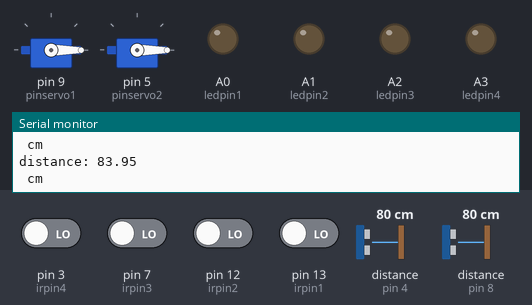
The sketch below on a simulated Arduino Uno, built with avr-gcc and run on an emulated ATmega328P. Parts: 2 × servo, output pins drawn as LEDs (lit = HIGH), the last lines printed to the serial monitor. Wiring (inferred from the names in the program): ultrasonic range finder: trigger pin 10; echo pin 8. The test bench sets the inputs (shaded band); at power-on: pin 3 (irpin4), pin 7 (irpin3), pin 12 (irpin2), pin 13 (irpin1) LOW, distance to the obstacle (sensors on pin 8, pin 4) 80 cm. The echo pulse lasts 58.3 µs per cm; pins used as bus, display or sensor lines are not drawn.

Above: at 12.8 s.
12.9 s: pin 3 (irpin4) driven HIGH
At 13.7 s:
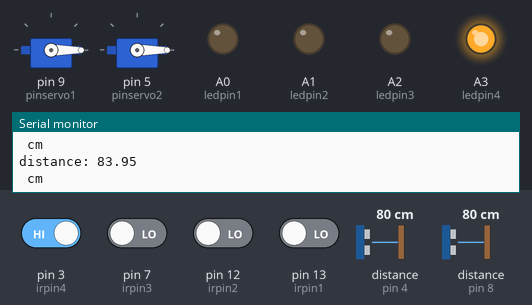
At 15.0 s:
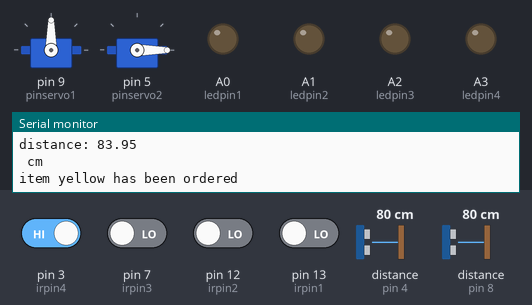
16.4 s: distance to the obstacle (sensor on pin 8) set to 250 cm
18.4 s: distance to the obstacle (sensor on pin 4) set to 139 cm
21.4 s: distance to the obstacle (sensor on pin 4) set to 146 cm
24.4 s: distance to the obstacle (sensor on pin 4) set to 2 cm
At 26.3 s:
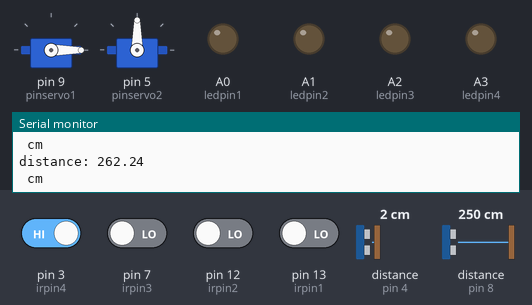
Timing chart, 0 to 39.4 s (numbered marks = the images above; inputs shaded):
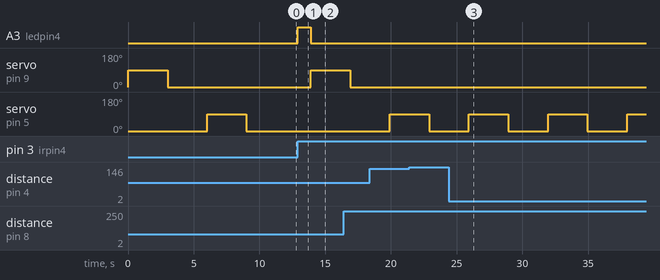

Measured:
- after the input at 12.9 s, A3 (ledpin4): LOW → HIGH at once, → LOW 1.0 s later; servo on pin 9 (pinservo1): 0° → 90° after 1.0 s
- after the input at 24.4 s, servo on pin 5 (pinservo2): alternates 90° for 3.0 s and 0° for 3.0 s, starting after 1.5 s

The sketch:

fantabulous_gogo_gaaris1.ino
```cpp
 #include<Servo.h>
//this is the beginning of the code.it mainly deals with the motion of the servo motors.
Servo myservo1,myservo2;
  #define ledpin1 A0
  #define ledpin2 A1
  #define ledpin3 A2
  #define ledpin4 A3
  #define irpin1  13
  #define irpin2  12
  #define irpin3  7
  #define irpin4  3
  int i=1;
int pirs=0;
 int pirs2=0;//these are for the PIR sensors
int pirs3=0;
int pirs4=0;
int trigpin1=10;
int echopin1=8;
int pinservo1=9;
int trigpin2=6;               //declaration of all the variables
int echopin2=4;
int pinservo2=5;
float durationtime1,distance1,durationtime2,distance2;
int distancethreshold=150;

void setup()
{//
  pinMode(trigpin1, OUTPUT);
   pinMode(echopin1, INPUT);


  myservo1.attach(pinservo1);//attaching servo pin to the servo
  myservo1.write(0);
   pinMode(trigpin2, OUTPUT);
   pinMode(echopin2, INPUT);


  myservo2.attach(pinservo2);
  myservo2.write(0);//begins with the initial position of 0 degrees

  pinMode(ledpin1, OUTPUT);
  pinMode(ledpin2, OUTPUT);
  pinMode(ledpin3, OUTPUT);
  pinMode(ledpin4, OUTPUT);
   pinMode(irpin1,INPUT);
  pinMode(irpin2,INPUT);
  pinMode(irpin3,INPUT);
  pinMode(irpin4,INPUT);
    Serial.begin(9600);
}

void loop()
{digitalWrite(trigpin1,HIGH);
  delayMicroseconds(10);             //trigger pin blinking
  digitalWrite(trigpin1,LOW);


  durationtime1= pulseIn(echopin1,HIGH);

  distance1=0.018*durationtime1; // calculation of object's proximity
                                    //to the sensor

  if(distance1<distancethreshold)
  {
  myservo1.write(90);
  delay(3000);                  //if the object is close,the servo motor rotates by 90 degrees
    myservo1.write(0);
  delay(3000);  // there is a gap of 3 seconds


  }
else
{
   myservo1.write(0);
}
  Serial.print("distance: ");
  Serial.println(distance1);   // this gives us the approximate distance of the object in the serial monitor
  Serial.println(" cm");


 digitalWrite(trigpin2,HIGH);
  delayMicroseconds(10);
  digitalWrite(trigpin2,LOW);


  durationtime2= pulseIn(echopin2,HIGH);

  distance2=0.018*durationtime2;

  if(distance2<distancethreshold)// threshold distance shall remain same for both the sensors
  {
  myservo2.write(90);
  delay(3000);
    myservo2.write(0);
  delay(3000);


  }
else
{
   myservo2.write(0);
}
  Serial.print("distance: ");
  Serial.println(distance2);
  Serial.println(" cm");
//the code from here on is for the PIR sesnors and their connection to the LEDs
 //there is a time gap between recieval of signal by PIr and the turning
 //on of the LED.this is to consider the time taken to prepare food
 //items and its payment.
 ;
 // this section is for the activation of PIR sensors

 while(i<2){
    pirs=digitalRead(irpin1);
 if (pirs==HIGH&&pirs2==LOW&&pirs3==LOW&&pirs4==LOW)
 {
 digitalWrite(ledpin1,HIGH);        //the while loop makes sure that the condition of the PIR sensors is looked into.
   delay(1000);
    digitalWrite(ledpin1,LOW);
   digitalWrite(ledpin3,LOW);
   digitalWrite(ledpin4,LOW);
   digitalWrite(ledpin2,LOW);

   Serial.println("item red has been ordered");
 } pirs2=digitalRead(irpin2);

    if (pirs2==HIGH&&pirs==LOW&&pirs3==LOW&&pirs4==LOW)
   {
 digitalWrite(ledpin2,HIGH);
   delay(1000);
   digitalWrite(ledpin2,LOW);
   digitalWrite(ledpin1,LOW);
   digitalWrite(ledpin3,LOW);
   digitalWrite(ledpin4,LOW);
  Serial.println("item blue has been ordered");
   } pirs3=digitalRead(irpin3);

          if (pirs3==HIGH&&pirs==LOW&&pirs2==LOW&&pirs4==LOW)
          {
 digitalWrite(ledpin3,HIGH);
   delay(1000);
   digitalWrite(ledpin3,LOW);
   digitalWrite(ledpin1,LOW);
   digitalWrite(ledpin2,LOW);
   digitalWrite(ledpin4,LOW);
   Serial.println("item green has been ordered");
          }pirs4=digitalRead(irpin4);
  if(pirs4==HIGH&&pirs==LOW&&pirs==LOW&&pirs3==LOW)
 {
 digitalWrite(ledpin4,HIGH);
   delay(1000);
   digitalWrite(ledpin4,LOW);
   digitalWrite(ledpin1,LOW);
   digitalWrite(ledpin2,LOW);
   digitalWrite(ledpin3,LOW);
   Serial.println("item yellow has been ordered");
 i++;
 }

 }


}

// IR remote has not been used since that faciclity may not be available in practical world

 //instead PIR sensors which can sense human motion have been used
```
